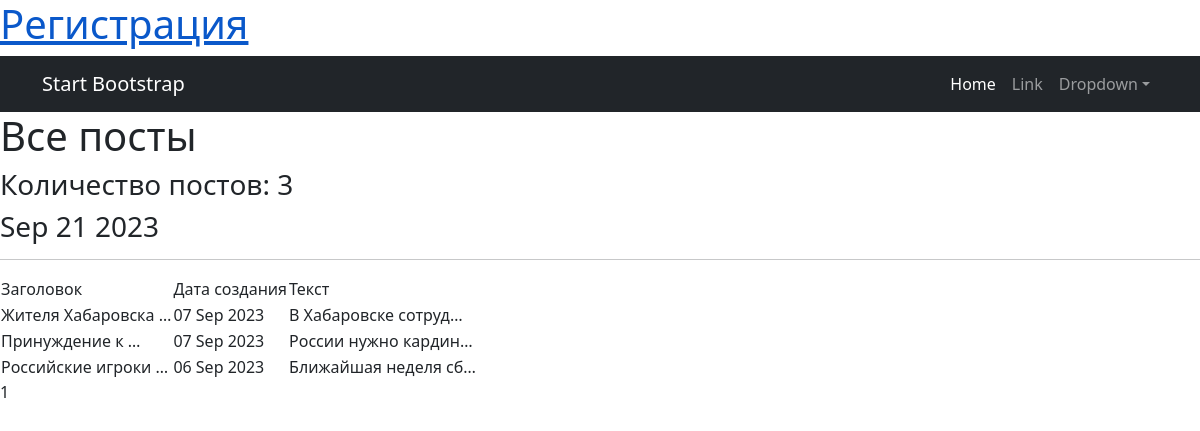
Page /post/ on the earlier database version.
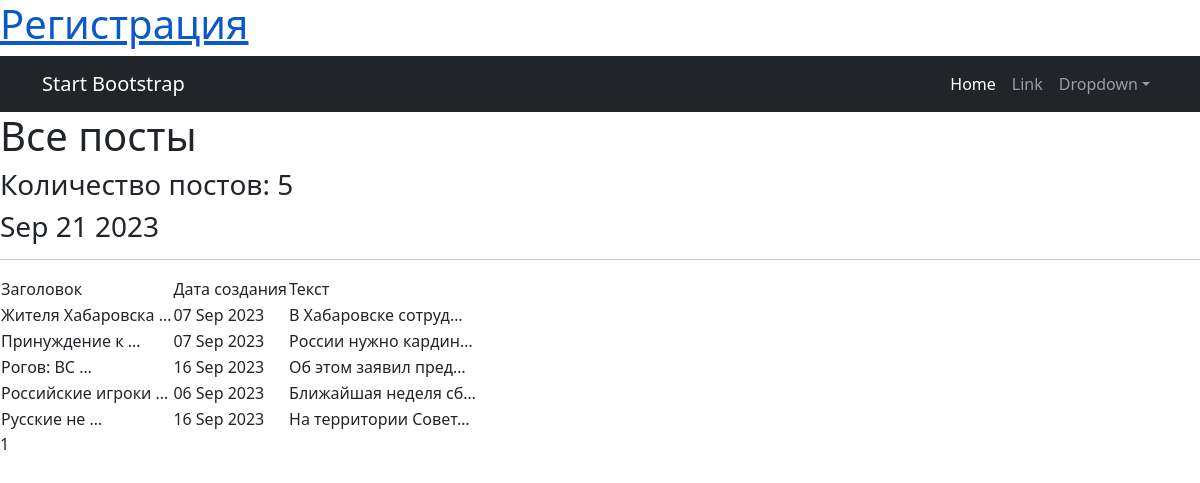
Same page on the later database version.
### NewsPortals/models.py (models this page shows, shortened)
class Post(models.Model):
    article = 'A'
    news = 'N'
    author = models.ForeignKey(Author, on_delete=models.CASCADE)
    type = models.CharField(max_length=1, default=news)
    in_post = models.DateTimeField(auto_now_add=True)
    category = models.ManyToManyField(Category, through='PostCategory')
    heading = models.CharField(max_length=25)
    text = models.TextField()
    rating = models.IntegerField(default=0)

### NewsPortals/views.py (the view)
# urls.py: path('', PostList.as_view()),
class PostList(ListView):
    model = Post
    ordering = 'heading'
    template_name = 'post.html'
    context_object_name = 'post'
    paginate_by = 10  # вот так мы можем указать количество записей на странице
    def get_queryset(self):
        queryset = super().get_queryset()
        self.filterset = PostFilter(self.request.GET, queryset)
        return self.filterset.qs
    def get_context_data(self, **kwargs):
        context = super().get_context_data(**kwargs)
        context['filterset'] = self.filterset
        return context

### NewsPortals/templatetags/custom_tags.py (called while the page is built)
@register.simple_tag()
def current_time(format_string='%b %d %Y'):
   return datetime.utcnow().strftime(format_string)

### NewsPortals/templates/post.html (shortened to what this page needs)
{% extends 'flatpages/default.html' %}
{% load custom_filters %}
{% load custom_tags %}
{% block content %}
   <h1>Все посты</h1>
    <h3>
        Количество постов: {{ post | length }}
    </h3>
   <h3>{% current_time '%b %d %Y' %}</h3>
   <hr>
   {% if post %}
       <table>
           <tr>
               <td>Заголовок </td>
               <td>  Дата создания </td>
               <td>  Текст  </td>
           </tr>
           {% for posts in post %}
           <tr>
               <td>{{ posts.heading | truncatewords:2}}</td>
               <td>{{ posts.in_post | date:'d M Y' }}</td>
               <td> {{ posts.text | truncatechars:20 }}</td>
           </tr>
           {% endfor %}
       </table>
   {% else %}
       <h2>Постов нет!</h2>
    {% endif %}
   {{ page_obj.number }}
{% endblock content %}

Differences in the rows shown:
added Post: heading "Рогов: ВС …", in_post "16 Sep 2023", text "Об этом заявил пред…"
added Post: heading "Русские не …", in_post "16 Sep 2023", text "На территории Совет…"
Other differences:
{{ post | length }}: "3" → "5"
